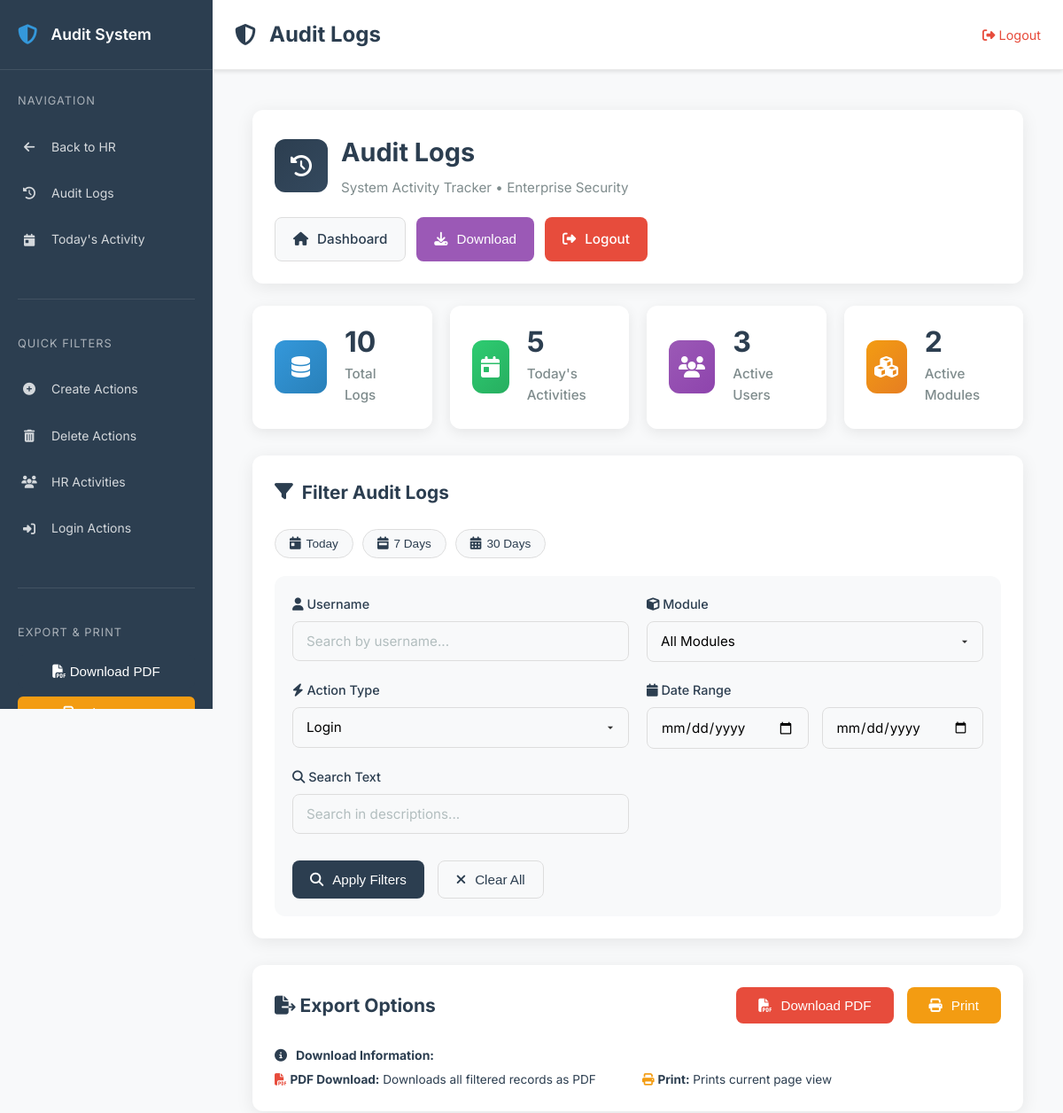
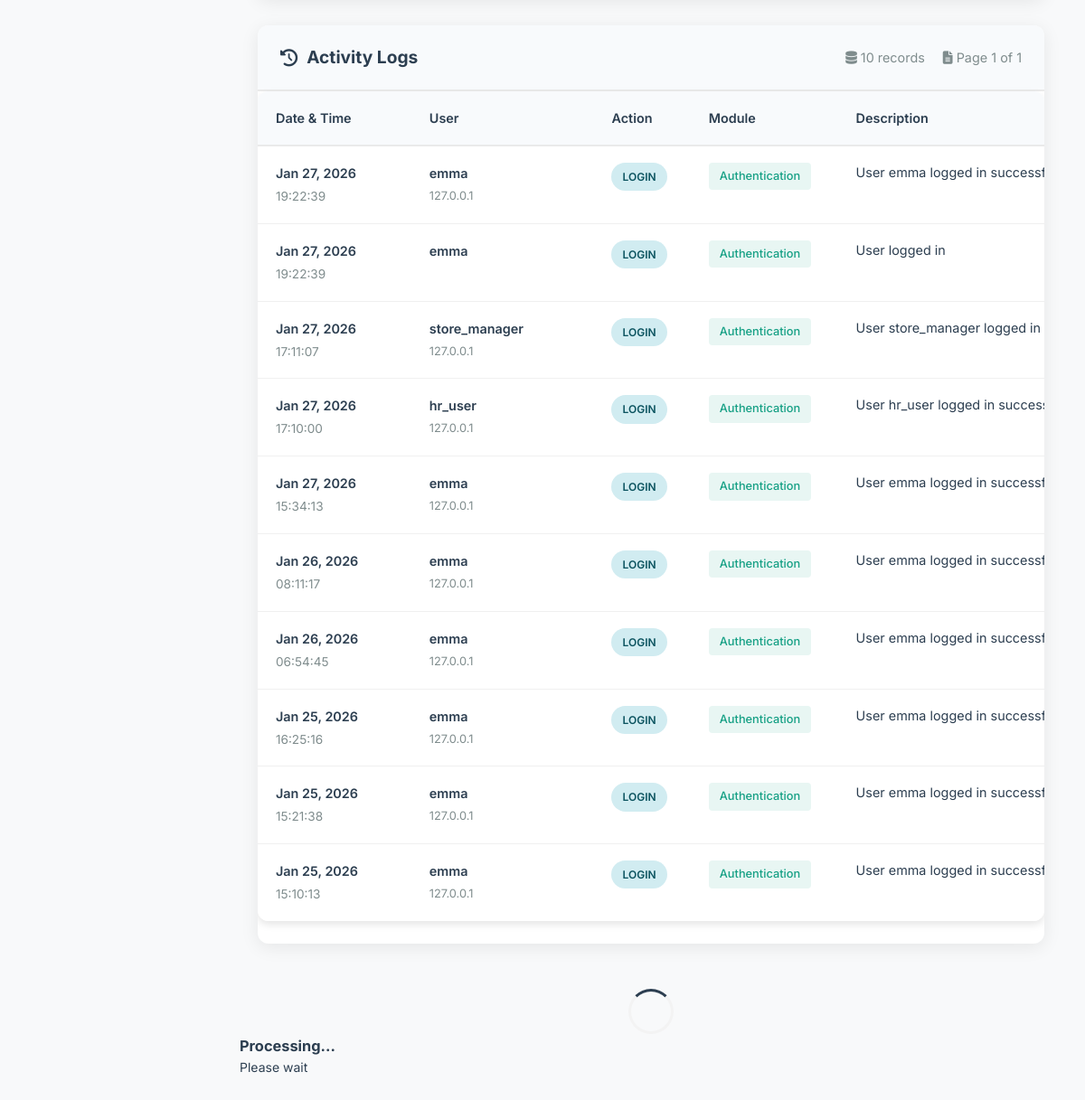
/audit/?action=LOGIN (signed in), run on the app's committed database (2 pictures, top to bottom).
### audit/models.py (models this page shows, shortened)
class AuditLog(models.Model):
    MODULE_CHOICES = [
        ('SALES', 'Sales'),
        ('FINANCE', 'Finance'),
        ('INVENTORY', 'Inventory'),
        ('HR', 'HR'),
        ('PROCUREMENT', 'Procurement'),
        ('MARKETING', 'Marketing'),
        ('SAFETY', 'Safety'),
        ('DASHBOARD', 'Dashboard'),
        ('AUTH', 'Authentication'),
        ('OTHER', 'Other'),
    ]
    ACTION_CHOICES = [
        ('CREATE', 'Create'),
        ('UPDATE', 'Update'),
        ('DELETE', 'Delete'),
        ('VIEW', 'View'),
        ('LOGIN', 'Login'),
        ('LOGOUT', 'Logout'),
        ('APPROVE', 'Approve'),
        ('REJECT', 'Reject'),
        ('EXPORT', 'Export'),
        ('ACCESS_DENIED', 'Access Denied'),
    ]
    user = models.ForeignKey(
        User,
        on_delete=models.SET_NULL,
        null=True,
        blank=True,
        related_name='audit_logs',
        db_index=True
    )
    timestamp = models.DateTimeField(default=timezone.now, db_index=True)
    module = models.CharField(max_length=50, choices=MODULE_CHOICES, db_index=True)
    action = models.CharField(max_length=50, choices=ACTION_CHOICES, db_index=True)
    object_type = models.CharField(max_length=100, blank=True)
    object_id = models.CharField(max_length=50, blank=True)
    description = models.TextField()
    ip_address = models.GenericIPAddressField(null=True, blank=True)
    browser_info = models.CharField(max_length=255, blank=True)
    old_values = models.TextField(blank=True)
    new_values = models.TextField(blank=True)
    class Meta:
        ordering = ['-timestamp']
        verbose_name = 'Audit Log'
        verbose_name_plural = 'Audit Logs'

### audit/views.py (the view, shortened to what this page needs)
# urls.py: path('', views.audit_logs, name='audit_logs'),
@login_required
@user_passes_test(is_manager)
def audit_logs(request):
    logs = AuditLog.objects.select_related('user').all()
    user_filter = request.GET.get('user', '')
    module_filter = request.GET.get('module', '')
    action_filter = request.GET.get('action', '')
    date_from = request.GET.get('date_from', '')
    date_to = request.GET.get('date_to', '')
    search_query = request.GET.get('q', '')
    time_period = request.GET.get('time_period', '')
    if user_filter:
        logs = logs.filter(user__username__icontains=user_filter)
    if module_filter:
        logs = logs.filter(module=module_filter)
    if action_filter:
        logs = logs.filter(action=action_filter)
    if date_from:
        logs = logs.filter(timestamp__date__gte=date_from)
    if date_to:
        logs = logs.filter(timestamp__date__lte=date_to)
    if search_query:
        logs = logs.filter(
            Q(description__icontains=search_query) |
            Q(object_type__icontains=search_query) |
            Q(object_id__icontains=search_query)
        )
    if 'export' in request.GET and request.GET.get('export') == 'pdf':
        return export_audit_logs_pdf_simple(request, logs)
    today_logs = logs.filter(timestamp__date=datetime.now().date()).count()
    unique_users = logs.values('user').distinct().count()
    modules_count = logs.values('module').distinct().count()
    paginator = Paginator(logs, 50)  # 50 logs per page
    page_number = request.GET.get('page')
    page_obj = paginator.get_page(page_number)
    context = {
        'logs': page_obj,
        'module_choices': AuditLog.MODULE_CHOICES,
        'action_choices': AuditLog.ACTION_CHOICES,
        'filter_values': {
            'user': user_filter,
            'module': module_filter,
            'action': action_filter,
            'date_from': date_from,
            'date_to': date_to,
            'q': search_query,
            'time_period': time_period,
        },
        'today_logs': today_logs,
        'unique_users': unique_users,
        'modules_count': modules_count,
        'total_count': paginator.count,
    }
    return render(request, 'audit/audit_logs.html', context)

### audit/templates/audit/audit_logs.html (shortened to what this page needs)
{% extends 'audit/base.html' %}
{% load static %}
{% block header_title %}Audit Logs{% endblock %}
{% block extra_css %}
<link rel="stylesheet" href="/static/css/audit_logs.css">
{% endblock %}
{% block content %}
<div class="audit-container">
    <div class="page-header">
        <div class="page-title">
            <div class="page-icon">
                <i class="fas fa-history"></i>
            </div>
            <div class="page-title-text">
                <h1>Audit Logs</h1>
                <p>System Activity Tracker • Enterprise Security</p>
            </div>
        </div>
        <div class="header-actions">
            <a href="/" class="header-btn secondary">
                <i class="fas fa-home"></i>
                <span>Dashboard</span>
            </a>
            <button class="header-btn" onclick="document.getElementById('downloadInfoModal').style.display = 'flex'" style="background: #9b59b6; color: white;">
                <i class="fas fa-download"></i>
                <span>Download</span>
            </button>
            <a href="/accounts/logout/" class="header-btn danger">
                <i class="fas fa-sign-out-alt"></i>
                <span>Logout</span>
            </a>
        </div>
    </div>
    <div class="quick-stats">
        <div class="stat-card" onclick="window.location='?time_period=today'">
            <div class="stat-icon total">
                <i class="fas fa-database"></i>
            </div>
            <div class="stat-content">
                <h3>{{ total_count|default:"0" }}</h3>
                <p>Total Logs</p>
            </div>
        </div>
        <div class="stat-card" onclick="window.location='?time_period=today'">
            <div class="stat-icon today">
                <i class="fas fa-calendar-day"></i>
            </div>
            <div class="stat-content">
                <h3>{{ today_logs|default:"0" }}</h3>
                <p>Today's Activities</p>
            </div>
        </div>
        <div class="stat-card" onclick="window.location='?group_by=user'">
            <div class="stat-icon users">
                <i class="fas fa-users"></i>
            </div>
            <div class="stat-content">
                <h3>{{ unique_users|default:"0" }}</h3>
                <p>Active Users</p>
            </div>
        </div>
        <div class="stat-card" onclick="window.location='?group_by=module'">
            <div class="stat-icon modules">
                <i class="fas fa-cubes"></i>
            </div>
            <div class="stat-content">
                <h3>{{ modules_count|default:"0" }}</h3>
                <p>Active Modules</p>
            </div>
        </div>
    </div>
    <section class="filter-section">
        <div class="filter-header">
            <h2>
                <i class="fas fa-filter"></i>
                Filter Audit Logs
            </h2>
        </div>
        <div class="quick-filters-chips">
            <button class="filter-chip {% if filter_values.time_period == 'today' %}active{% endif %}"
                    onclick="setTimePeriod('today')">
                <i class="fas fa-calendar-day"></i>
                Today
            </button>
            <button class="filter-chip {% if filter_values.time_period == 'week' %}active{% endif %}"
                    onclick="setTimePeriod('week')">
                <i class="fas fa-calendar-week"></i>
                7 Days
            </button>
            <button class="filter-chip {% if filter_values.time_period == 'month' %}active{% endif %}"
                    onclick="setTimePeriod('month')">
                <i class="fas fa-calendar-alt"></i>
                30 Days
            </button>
        </div>
        <form method="get" id="auditFilterForm" class="filter-form">
            <div class="form-group">
                <label for="userFilter">
                    <i class="fas fa-user"></i>
                    Username
                </label>
                <input type="text" id="userFilter" name="user" class="form-control"
                       placeholder="Search by username..." value="{{ filter_values.user }}">
            </div>
            <div class="form-group">
                <label for="moduleFilter">
                    <i class="fas fa-cube"></i>
                    Module
                </label>
                <select id="moduleFilter" name="module" class="form-control">
                    <option value="">All Modules</option>
                </select>
            </div>
            <div class="form-group">
                <label for="actionFilter">
                    <i class="fas fa-bolt"></i>
                    Action Type
                </label>
                <select id="actionFilter" name="action" class="form-control">
                    {% for code, name in action_choices %}
                    <option value="{{ code }}" {% if filter_values.action == code %}selected{% endif %}>
                        {{ name }}
                    </option>
                    {% endfor %}
                </select>
            </div>
            <div class="form-group">
                <label>
                    <i class="fas fa-calendar"></i>
                    Date Range
                </label>
                <div class="date-range">
                    <input type="date" name="date_from" class="form-control"
                           value="{{ filter_values.date_from }}" placeholder="From">
                    <input type="date" name="date_to" class="form-control"
                           value="{{ filter_values.date_to }}" placeholder="To">
                </div>
            </div>
            <div class="form-group">
                <label for="searchFilter">
                    <i class="fas fa-search"></i>
                    Search Text
                </label>
                <input type="text" id="searchFilter" name="q" class="form-control"
                       placeholder="Search in descriptions..." value="{{ filter_values.q }}">
            </div>
            <div class="filter-actions">
                <button type="submit" class="header-btn primary">
                    <i class="fas fa-search"></i>
                    <span>Apply Filters</span>
                </button>
                <button type="button" class="header-btn secondary" onclick="clearAllFilters()">
                    <i class="fas fa-times"></i>
                    <span>Clear All</span>
                </button>
            </div>
        </form>
    </section>
    <section class="export-section">
        <div class="export-header">
            <h2>
                <i class="fas fa-file-export"></i>
                Export Options
            </h2>
            <div class="export-options">
                <button class="export-btn pdf" onclick="downloadCurrentView()">
                    <i class="fas fa-file-pdf"></i>
                    <span>Download PDF</span>
                </button>
                <button class="export-btn print" onclick="printReport()">
                    <i class="fas fa-print"></i>
                    <span>Print</span>
                </button>
            </div>
        </div>
        <div class="export-info">
            <div style="display: flex; align-items: center; gap: 10px; margin-bottom: 5px;">
                <i class="fas fa-info-circle"></i>
                <strong>Download Information:</strong>
            </div>
            <div style="display: grid; grid-template-columns: repeat(auto-fit, minmax(200px, 1fr)); gap: 10px; font-size: 0.85rem;">
                <div>
                    <i class="fas fa-file-pdf" style="color: #e74c3c;"></i>
                    <strong>PDF Download:</strong> Downloads all filtered records as PDF
                </div>
                <div>
                    <i class="fas fa-print" style="color: #f39c12;"></i>
                    <strong>Print:</strong> Prints current page view
                </div>
            </div>
        </div>
    </section>
    <section class="logs-container">
        <div class="logs-header">
            <h3>
                <i class="fas fa-history"></i>
                Activity Logs
            </h3>
            <div class="logs-meta">
                <span>
                    <i class="fas fa-database"></i>
                    {{ logs.paginator.count }} records
                </span>
                <span>
                    <i class="fas fa-file-alt"></i>
                    Page {{ logs.number }} of {{ logs.paginator.num_pages }}
                </span>
            </div>
        </div>
        <div class="table-container">
            <table class="audit-table">
                <thead>
                    <tr>
                        <th>Date & Time</th>
                        <th>User</th>
                        <th>Action</th>
                        <th>Module</th>
                        <th>Description</th>
                    </tr>
                </thead>
                <tbody>
                    {% for log in logs %}
                    <tr>
                        <td>
                            <div class="datetime-cell">
                                <div class="date">{{ log.timestamp|date:"M d, Y" }}</div>
                                <div class="time">{{ log.timestamp|time:"H:i:s" }}</div>
                            </div>
                        </td>
                        <td>
                            <div class="user-cell">
                                <div class="username">{{ log.user.username|default:"System" }}</div>
                                {% if log.ip_address %}
                                <div class="ip">{{ log.ip_address }}</div>
                                {% endif %}
                            </div>
                        </td>
                        <td>
                            <span class="log-badge badge-{{ log.action|lower }}">
                                {{ log.get_action_display }}
                            </span>
                        </td>
                        <td>
                            <span class="module-tag">{{ log.get_module_display }}</span>
                        </td>
                        <td>
                            <div class="description-cell">
                                <p>{{ log.description|truncatechars:80 }}</p>
                            </div>
                        </td>
                    </tr>
                    {% endfor %}
                </tbody>
            </table>
        </div>
    </section>
</div>
<div class="loading-overlay" id="loadingOverlay">
    <div class="loading-spinner"></div>
    <h3 id="loadingMessage">Processing...</h3>
    <p>Please wait</p>
</div>
{% endblock %}

### data on the page
AuditLog: timestamp "Jan 27, 2026", timestamp "19:22:39", user.username "emma", ip_address "127.0.0.1", action "LOGIN", module "Authentication", description "User emma logged in…"
AuditLog: timestamp "Jan 27, 2026", timestamp "19:22:39", user.username "emma", action "LOGIN", module "Authentication", description "User logged in"
AuditLog: timestamp "Jan 27, 2026", timestamp "17:11:07", user.username "store_manager", ip_address "127.0.0.1", action "LOGIN", module "Authentication", description "User store_manager logged in…"
AuditLog: timestamp "Jan 27, 2026", timestamp "17:10:00", user.username "hr_user", ip_address "127.0.0.1", action "LOGIN", module "Authentication", description "User hr_user logged in…"
AuditLog: timestamp "Jan 27, 2026", timestamp "15:34:13", user.username "emma", ip_address "127.0.0.1", action "LOGIN", module "Authentication", description "User emma logged in…"
AuditLog: timestamp "Jan 26, 2026", timestamp "08:11:17", user.username "emma", ip_address "127.0.0.1", action "LOGIN", module "Authentication", description "User emma logged in…"
AuditLog: timestamp "Jan 26, 2026", timestamp "06:54:45", user.username "emma", ip_address "127.0.0.1", action "LOGIN", module "Authentication", description "User emma logged in…"
AuditLog: timestamp "Jan 25, 2026", timestamp "16:25:16", user.username "emma", ip_address "127.0.0.1", action "LOGIN", module "Authentication", description "User emma logged in…"
AuditLog: timestamp "Jan 25, 2026", timestamp "15:21:38", user.username "emma", ip_address "127.0.0.1", action "LOGIN", module "Authentication", description "User emma logged in…"
AuditLog: timestamp "Jan 25, 2026", timestamp "15:10:13", user.username "emma", ip_address "127.0.0.1", action "LOGIN", module "Authentication", description "User emma logged in…"

### other printed values
{{ total_count|default:"0" }} "10"
{{ today_logs|default:"0" }} "5"
{{ unique_users|default:"0" }} "3"
{{ modules_count|default:"0" }} "2"
{{ logs.paginator.count }} "10"
{{ logs.number }} "1"
{{ logs.paginator.num_pages }} "1"
form field action "Login"
